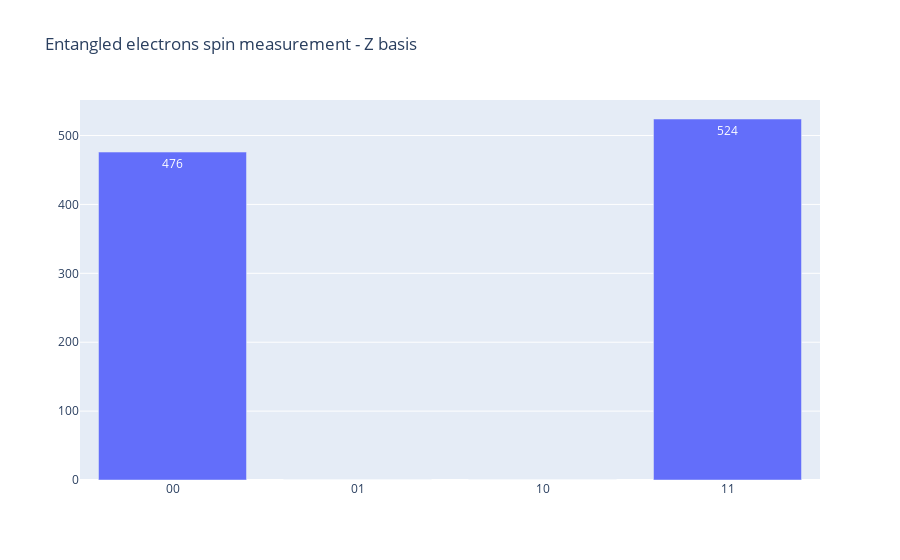

Notebook code cell kept with this figure:
### Code cell
results = qsharp.run("Entangled(PauliZ)", shots=1000)
plot(results, title="Entangled electrons spin measurement - Z basis")

### Figure 1 — Plotly figure (JSON) as saved in the notebook; plotly's stock layout.template omitted (floating-point values rounded to 4 significant figures)
{"data": [{"text": ["476", "0", "0", "524"], "type": "bar", "x": ["00", "01", "10", "11"], "y": [476, 0, 0, 524]}], "layout": {"title": {"text": "Entangled electrons spin measurement - Z basis"}}}
